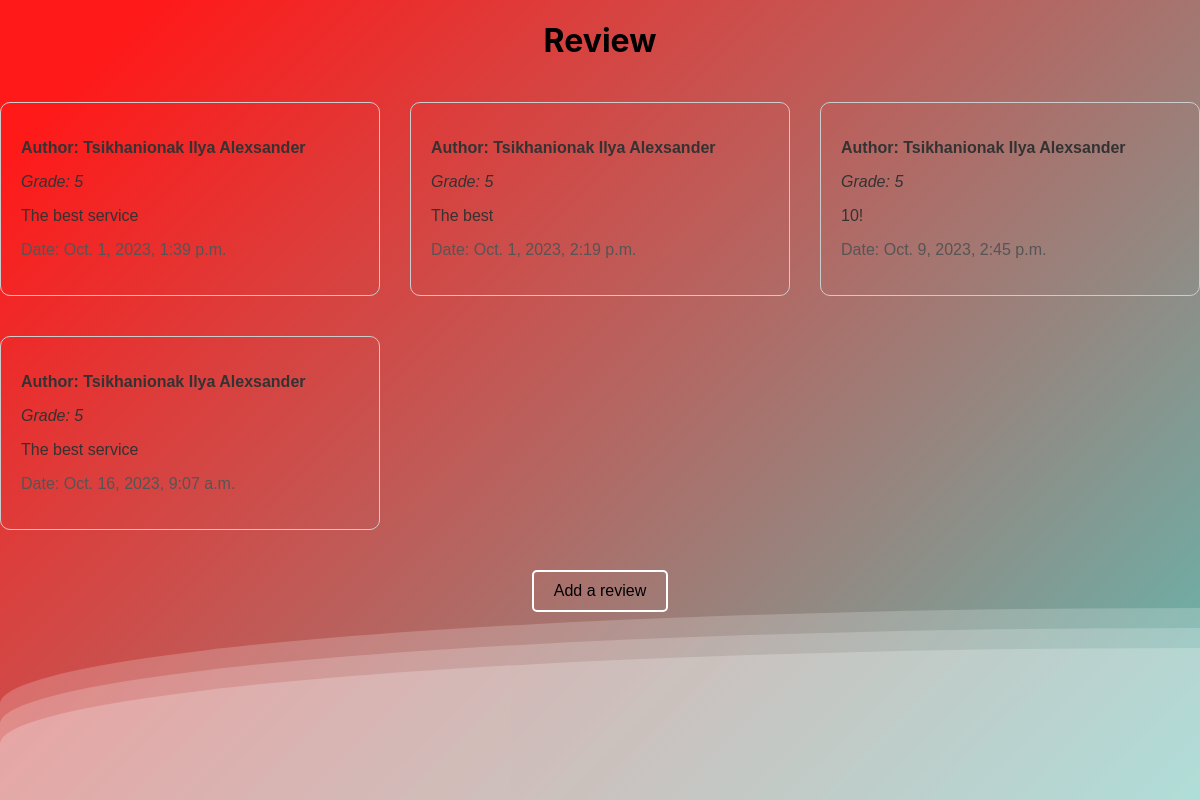
The app's page /review/ (signed in) with its own data.
### review/models.py (models this page shows, shortened)
class Review(models.Model):
    author = models.ForeignKey(Client, on_delete=models.CASCADE)
    rating = models.PositiveIntegerField(default=5, validators=[MinValueValidator(1), MaxValueValidator(5)])
    text = models.TextField()
    date = models.DateTimeField(auto_now_add=True)

### EstateAgency/models.py (models this page shows)
class Client(AbstractUser):
    first_name = models.CharField(max_length=100)
    last_name = models.CharField(max_length=100)
    patronymic = models.CharField(max_length=100)
    birth_date = models.DateField()
    phone_number = models.CharField(max_length=20)
    def __str__(self):
        return f"{self.last_name} {self.first_name} {self.patronymic}"

### review/views.py (the view)
# urls.py: path('', views.review_list, name='home'),
def review_list(request):
    reviews = Review.objects.all()
    context = {'reviews': reviews}
    return render(request, 'review.html', context)

### review/templates/review.html (shortened to what this page needs)
<!DOCTYPE html>
<html>
<head>
    <link rel="stylesheet" type="text/css" href="/static/css/review.css">
</head>
<body>
    <div>
        <div class="wave"></div>
        <div class="wave"></div>
        <div class="wave"></div>
    </div>
    <h1 class="review-title">Review</h1>
    <ul class="review-container">
        {% for review in reviews %}
        <li class="review-item" itemscope itemtype="http://schema.org/Review">
            <p class="review-author" itemprop="author">Author: {{ review.author }}</p>
            <p class="review-rating" itemprop="reviewRating" itemscope itemtype="http://schema.org/Rating">
                Grade: <span class="rating-value" itemprop="ratingValue">{{ review.rating }}</span>
            </p>
            <p class "review-text" itemprop="reviewBody">{{ review.text }}</p>
            <p class="review-date" itemprop="datePublished">Date: {{ review.date }}</p>
        </li>
        {% endfor %}
    </ul>
    {% if user.is_authenticated %}
    <label class="add-review-label" onclick="window.location.href='{% url 'profile_user:profile' %}';">Add a review</label>
    {% else %}
    <label class="add-review-label" onclick="window.location.href='{% url 'auth_user:register' %}';">Add a review</label>
    {% endif %}
</body>
</html>

### static/css/review.css (style rules this page uses)
h1 { text-align:center; }
.review-container { list-style: none; padding: 0; display: flex; flex-wrap: wrap; justify-content: space-between; align-items: flex-start; }
.review-item { font-family: 'Verdana', sans-serif; font-size: 16px; color: #333; margin: 20px 0; padding: 20px; border: 1px solid #ccc; border-radius: 10px; width: calc(33.33% - 20px); box-sizing: border-box; transition: transform 0.3s; }
.review-author { font-weight: bold; }
.review-rating { font-style: italic; }
.review-date { color: #555; }
.add-review-label { display: block; width: fit-content; margin: 20px auto; font-family: 'Arial', sans-serif; font-size: 16px; color: #000; cursor: pointer; padding: 10px 20px; border: 2px solid white; border-radius: 5px; transition: background-color 0.3s, color 0.3s, border-color 0.3s; }
body { margin: auto; font-family: -apple-system, BlinkMacSystemFont, sans-serif; overflow: auto; background: linear-gradient(315deg, rgba(101,0,94,1) 3%, rgba(60,132,206,1) 38%, rgba(48,238,226,1) 68%, rgba(255,25,25,1) 98%); animation: gradient 15s ease infinite; background-size: 400% 400%; background-attachment: fixed; }
.wave { background: rgb(255 255 255 / 25%); border-radius: 1000% 1000% 0 0; position: fixed; width: 200%; height: 12em; animation: wave 10s -3s linear infinite; transform: translate3d(0, 0, 0); opacity: 0.8; bottom: 0; left: 0; z-index: -1; }
.wave:nth-of-type(2) { bottom: -1.25em; animation: wave 18s linear reverse infinite; opacity: 0.8; }
.wave:nth-of-type(3) { bottom: -2.5em; animation: wave 20s -1s reverse infinite; opacity: 0.9; }

### records on screen
Review: author "Tsikhanionak Ilya Alexsander", rating "5", text "The best service", date "Oct. 1, 2023, 1:39 p.m."
Review: author "Tsikhanionak Ilya Alexsander", rating "5", text "The best", date "Oct. 1, 2023, 2:19 p.m."
Review: author "Tsikhanionak Ilya Alexsander", rating "5", text "10!", date "Oct. 9, 2023, 2:45 p.m."
Review: author "Tsikhanionak Ilya Alexsander", rating "5", text "The best service", date "Oct. 16, 2023, 9:07 a.m."
